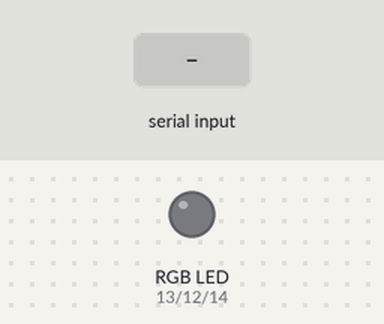
Bench run of a sketch on a simulated Arduino Uno, built for the host (arithmetic inside an expression is 32-bit, double 64-bit). Parts: an RGB LED mixed from three pins (HIGH = lit). The test bench sets the inputs (shaded band).

Above: at 1.2 s.
1.3 s: "90,45\n" received over Serial
At 3.6 s:
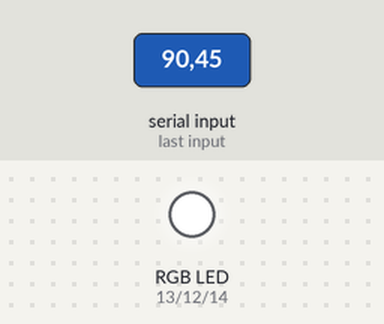
Timing chart, 0 to 5.1 s (numbered marks = the images above; inputs shaded):
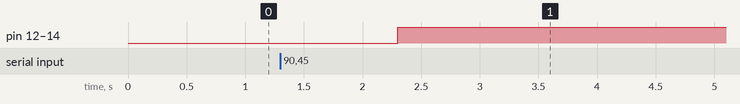

Measured:
- after the input at 1.3 s, pin 12 (LED_GREEN), pin 13 (LED_RED), pin 14 (LED_BLUE): LOW → HIGH after 1.0 s

The sketch:

arduino.ino
```cpp
#include <Arduino.h>

#define LED_RED     13
#define LED_GREEN   12
#define LED_BLUE    14

void setup() {
  Serial.begin(115200);

  pinMode(LED_RED, OUTPUT);
  pinMode(LED_GREEN, OUTPUT);
  pinMode(LED_BLUE, OUTPUT);
}

void loop() {
  if (Serial.available() > 0) {
    String hexstring = Serial.readString();

    long rgb = strtoll(&hexstring[1], NULL, 16);
    long r = rgb >> 16;
    long g = rgb >> 8 & 0xFF;
    long b = rgb & 0xFF;

    r = map(r, 0, 255, 1023, 0);
    g = map(g, 0, 255, 1023, 0);
    b = map(b, 0, 255, 1023, 0);

    analogWrite(LED_RED, r);
    analogWrite(LED_GREEN, g);
    analogWrite(LED_BLUE, b);
  }
}
```
